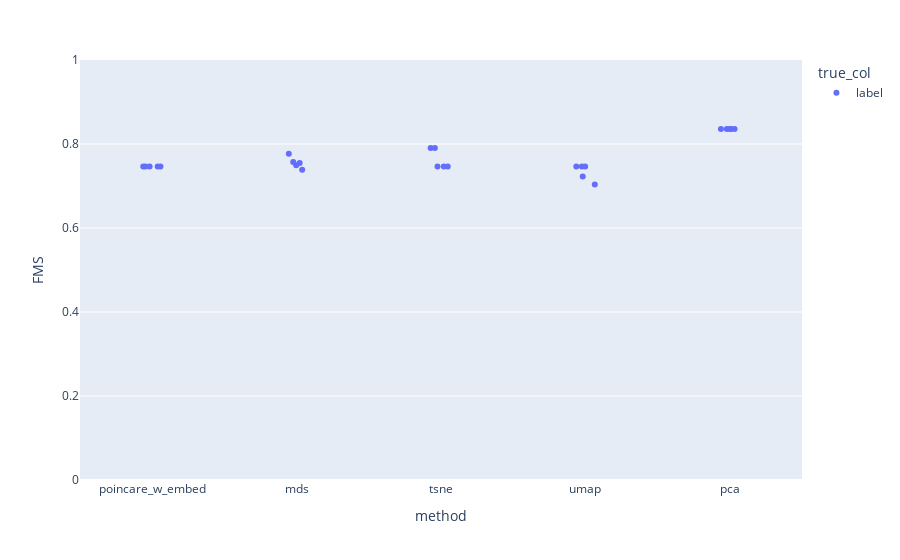

Notebook source saved alongside this figure:
### Markdown cell above
### Test FMS Scores

### Code cell
fig = px.strip(df_results_clust, x='method', y='FMS', color = "true_col")
fig.update_yaxes(range = [0,1])
fig.show()

# Need to add the original poincaré method

### Figure 1 — Plotly figure (JSON) as saved in the notebook; plotly's stock layout.template omitted (floating-point values rounded to 4 significant figures)
{"data": [{"alignmentgroup": "True", "boxpoints": "all", "fillcolor": "rgba(255,255,255,0)", "hoveron": "points", "hovertemplate": "true_col=label<br>method=%{x}<br>FMS=%{y}<extra></extra>", "legendgroup": "label", "line": {"color": "rgba(255,255,255,0)"}, "marker": {"color": "#636efa"}, "name": "label", "offsetgroup": "label", "orientation": "v", "pointpos": 0, "showlegend": true, "type": "box", "x": ["poincare_w_embed", "mds", "tsne", "umap", "pca", "poincare_w_embed", "mds", "tsne", "umap", "pca", "poincare_w_embed", "mds", "tsne", "umap", "pca", "poincare_w_embed", "mds", "tsne", "umap", "pca", "poincare_w_embed", "mds", "tsne", "umap", "pca"], "x0": " ", "xaxis": "x", "y": [0.7462, 0.7387, 0.7462, 0.7462, 0.8358, 0.7462, 0.7766, 0.7462, 0.7462, 0.8358, 0.7462, 0.7572, 0.7903, 0.7462, 0.8358, 0.7462, 0.7492, 0.7903, 0.7225, 0.8358, 0.7462, 0.7545, 0.7462, 0.7033, 0.8358], "y0": " ", "yaxis": "y"}], "layout": {"boxmode": "group", "legend": {"title": {"text": "true_col"}, "tracegroupgap": 0}, "margin": {"t": 60}, "xaxis": {"anchor": "y", "domain": [0, 1], "title": {"text": "method"}}, "yaxis": {"anchor": "x", "domain": [0, 1], "range": [0, 1], "title": {"text": "FMS"}}}}
